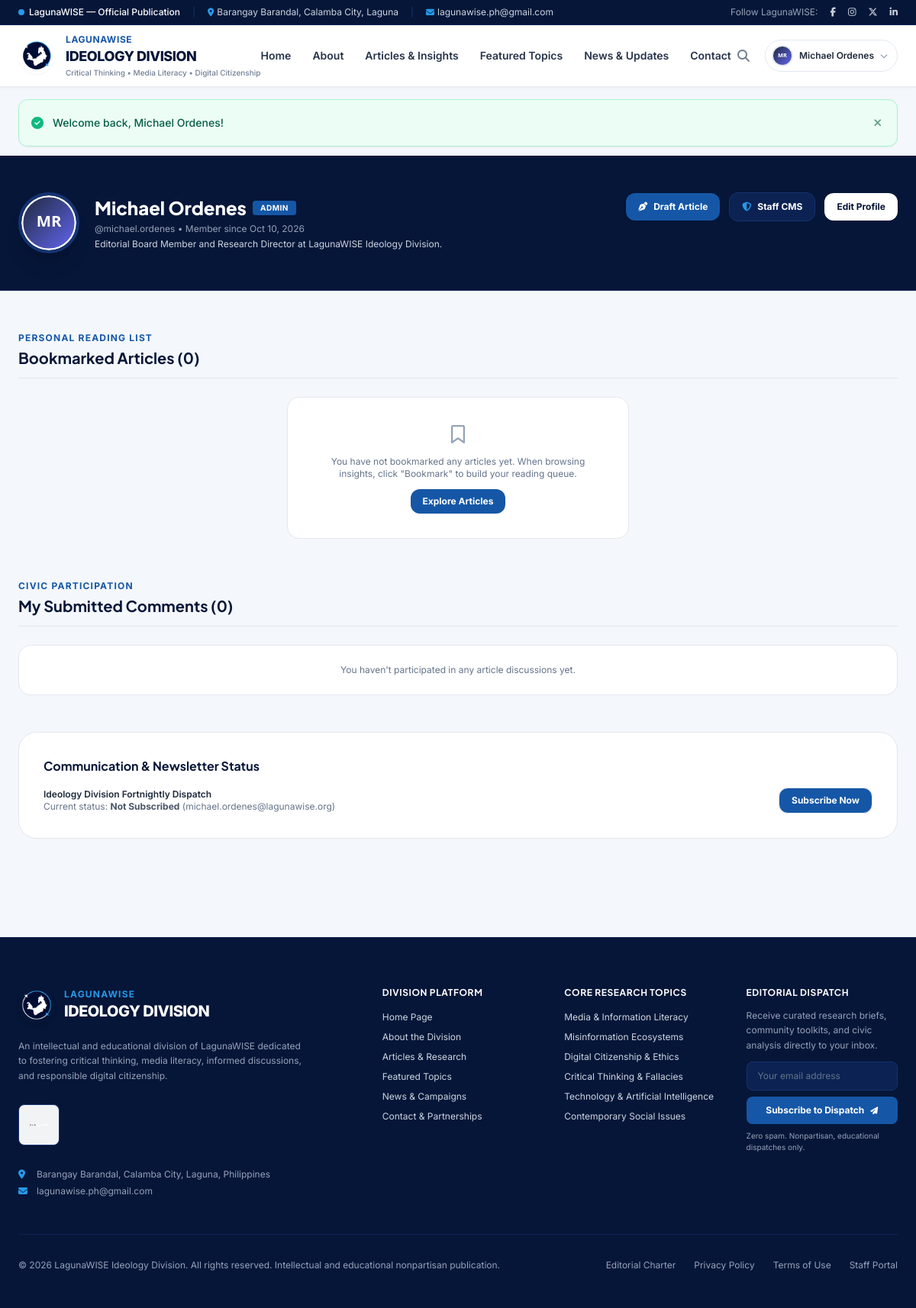
The page /pages/dashboard.php (signed in) on the database its author committed.
### tables this page shows
CREATE TABLE `users` (
    `id` INT UNSIGNED AUTO_INCREMENT PRIMARY KEY,
    `name` VARCHAR(100) NOT NULL,
    `username` VARCHAR(50) NOT NULL UNIQUE,
    `email` VARCHAR(150) NOT NULL UNIQUE,
    `password_hash` VARCHAR(255) NOT NULL,
    `bio` TEXT NULL,
    `avatar` VARCHAR(255) NULL DEFAULT 'assets/images/default-avatar.svg',
    `status` ENUM('active', 'inactive', 'suspended') NOT NULL DEFAULT 'active',
    `must_change_password` TINYINT(1) NOT NULL DEFAULT 0,
    `last_login_at` DATETIME NULL,
    `created_at` TIMESTAMP DEFAULT CURRENT_TIMESTAMP,
    `updated_at` TIMESTAMP DEFAULT CURRENT_TIMESTAMP ON UPDATE CURRENT_TIMESTAMP,
    INDEX `idx_users_email` (`email`),
    INDEX `idx_users_username` (`username`),
    INDEX `idx_users_status` (`status`)
);

### pages/dashboard.php (the view, shortened to what the rows shown need)
<?php
require_login();
$user = current_user();
$db = Database::getConnection();
$bmStmt = $db->prepare("
    SELECT a.*, b.created_at AS bookmarked_at,
           (SELECT c.name FROM categories c JOIN article_categories ac ON c.id = ac.category_id WHERE ac.article_id = a.id LIMIT 1) AS category_name
    FROM bookmarks b
    JOIN articles a ON b.article_id = a.id
    WHERE b.user_id = ?
    ORDER BY b.created_at DESC
");
$bmStmt->execute([$user['id']]);
$bookmarkedArticles = $bmStmt->fetchAll();
$commStmt = $db->prepare("
    SELECT c.*, a.title AS article_title, a.slug AS article_slug
    FROM comments c
    JOIN articles a ON c.article_id = a.id
    WHERE c.user_id = ?
    ORDER BY c.created_at DESC
");
$commStmt->execute([$user['id']]);
$myComments = $commStmt->fetchAll();
$subStmt = $db->prepare("SELECT status FROM newsletter_subscribers WHERE email = ? LIMIT 1");
$subStmt->execute([$user['email']]);
$isSubscribed = ($subStmt->fetchColumn() === 'subscribed');
require_once dirname(__DIR__) . '/includes/header.php';
?>
<section class="bg-navy-900 text-white py-12 border-b border-navy-800">
    <div class="max-w-7xl mx-auto px-4 sm:px-6">
        <div class="flex flex-col sm:flex-row items-center sm:items-start justify-between gap-6">
            <div class="flex flex-col sm:flex-row items-center gap-5 text-center sm:text-left">
                <img src="<?= asset($user['avatar'] ?? 'assets/images/default-avatar.svg') ?>"
                     alt="<?= e($user['name']) ?>"
                     class="w-20 h-20 rounded-full object-cover border-4 border-navy-700 shadow-xl">
                <div class="space-y-1">
                    <div class="flex flex-wrap items-center justify-center sm:justify-start gap-2">
                        <h1 class="text-2xl font-extrabold text-white"><?= e($user['name']) ?></h1>
                        <span class="px-2.5 py-0.5 rounded text-[10px] font-bold bg-lwblue text-white uppercase tracking-wider">
                            <?= e(str_replace('_', ' ', $user['primary_role'])) ?>
                        </span>
                    </div>
                    <p class="text-xs text-slate-400">@<?= e($user['username']) ?> • Member since <?= e(format_date($user['created_at'])) ?></p>
                    <p class="text-xs text-slate-300 max-w-lg mt-1"><?= e($user['bio'] ?? 'Community reader and critical thinker engaging with the LagunaWISE Ideology Division.') ?></p>
                </div>
            </div>
        </div>
    </div>
</section>
<section class="py-12 bg-surface">
    <div class="max-w-7xl mx-auto px-4 sm:px-6 space-y-12">
        <div class="space-y-6">
            <div class="flex items-center justify-between pb-3 border-b border-slate-200">
                <div>
                    <h2 class="text-xl font-bold text-navy-900 mt-0.5">Bookmarked Articles (<?= count($bookmarkedArticles) ?>)</h2>
                </div>
            </div>
        </div>
        <div class="space-y-6">
            <div class="flex items-center justify-between pb-3 border-b border-slate-200">
                <div>
                    <h2 class="text-xl font-bold text-navy-900 mt-0.5">My Submitted Comments (<?= count($myComments) ?>)</h2>
                </div>
            </div>
        </div>
        <div class="bg-white p-8 rounded-3xl border border-slate-200 space-y-4">
            <div class="flex flex-col sm:flex-row items-start sm:items-center justify-between gap-4">
                <div>
                    <p class="text-xs font-semibold text-slate-800">Ideology Division Fortnightly Dispatch</p>
                    <p class="text-xs text-slate-500">Current status: <strong class="<?= $isSubscribed ? 'text-emerald-600' : 'text-slate-600' ?>"><?= $isSubscribed ? 'Active Subscriber' : 'Not Subscribed' ?></strong> (<?= e($user['email']) ?>)</p>
                </div>
            </div>
        </div>
    </div>
</section>
<?php require_once dirname(__DIR__) . '/includes/footer.php'; ?>

### includes/header.php (shortened to what the rows shown need)
<?php
$currentUser = current_user();
?>
<!DOCTYPE html>
<html lang="en" class="scroll-smooth">
<head>
    <link rel="stylesheet" href="https://cdnjs.cloudflare.com/ajax/libs/font-awesome/6.4.2/css/all.min.css" />
    <script src="https://cdn.tailwindcss.com"></script>
</head>
<body class="min-h-screen flex flex-col antialiased selection:bg-lwblue-ice selection:text-navy-900">
    <header class="sticky top-0 z-40 bg-white/95 backdrop-blur-md border-b border-slate-200/80 transition-shadow duration-200 shadow-sm">
        <div class="max-w-7xl mx-auto px-4 sm:px-6">
            <div class="flex justify-between items-center h-20">
                <div class="flex items-center space-x-3">
                    <?php if ($currentUser): ?>
                        <div class="relative" id="userMenuWrapper">
                            <button type="button"
                                    id="userMenuButton"
                                    aria-expanded="false"
                                    aria-haspopup="true"
                                    class="flex items-center gap-2 pl-2 pr-3 py-1.5 rounded-full border border-slate-200 hover:border-slate-300 bg-white transition focus:outline-none focus:ring-2 focus:ring-lwblue">
                                <img src="<?= asset($currentUser['avatar'] ?? 'assets/images/default-avatar.svg') ?>"
                                     alt="<?= e($currentUser['name']) ?>"
                                     class="w-7 h-7 rounded-full object-cover border border-slate-200">
                                <span class="text-xs font-semibold text-slate-800 hidden sm:inline max-w-[120px] truncate">
                                    <?= e($currentUser['name']) ?>
                                </span>
                                <i class="fa-solid fa-chevron-down text-[10px] text-slate-400"></i>
                            </button>
                        </div>
                    <?php endif; ?>
                </div>
            </div>
        </div>
    </header>
    <main class="flex-grow">

### rows shown on the page
users: avatar (picture), name "Michael Ordenes", username "michael.ordenes", created_at "Oct 10, 2026", bio "Editorial Board Member and Research Director at LagunaWISE Ideology Division.", email "michael.ordenes@lagunawise.org"

### other values the page prints
$msg['message'] "Welcome back, Michael Ordenes!"
str_replace('_', ' ', $user['primary_role']) "ADMIN"
count($bookmarkedArticles) "0"
count($myComments) "0"
get_setting('contact_email', 'lagunawise.ph@gmail.com') "lagunawise.ph@gmail.com"
